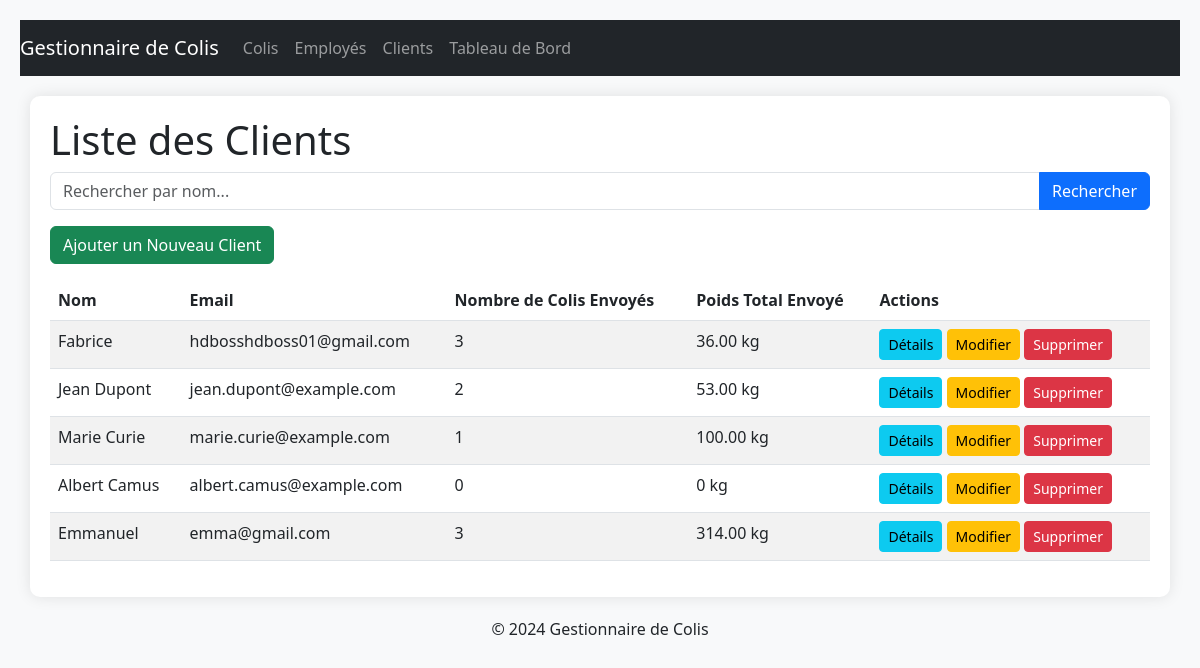
Screenshot of /colis/liste_clients/ with the database file from the repository.
### colis/models.py (models this page shows, shortened)
class Client(models.Model):
    nom = models.CharField(max_length=100)
    email = models.EmailField(unique=True)
    telephone = models.CharField(max_length=15, unique=True)
    adresse = models.TextField()
    def nb_colis(self):
        return self.colis_envoyes.count()  # Compte le nombre de colis envoyés par le client
    def poids_total(self):
        return sum(colis.poids for colis in self.colis_envoyes.all())  # Somme des poids de tous les colis envoyés

class Colis(models.Model):
    STATUTS = [
        ('EN ATTENTE', 'En attente'),
        ('EN TRANSIT', 'En transit'),
        ('LIVRE', 'Livré'),
    ]
    reference = models.CharField(max_length=50, unique=True, editable=False)
    description = models.TextField()
    poids = models.DecimalField(max_digits=10, decimal_places=2)
    origine = models.CharField(max_length=100)
    destination = models.CharField(max_length=100)
    date_envoi = models.DateField(null=True, blank=True)
    statut = models.CharField(max_length=20, choices=STATUTS, default='EN ATTENTE')
    entrepot = models.ForeignKey(Entrepot, on_delete=models.SET_NULL, null=True, blank=True)
    expediteur = models.ForeignKey(Client, on_delete=models.SET_NULL, related_name='colis_envoyes', null=True, blank=True)
    recepteur = models.ForeignKey(Client, on_delete=models.SET_NULL, related_name='colis_recus', null=True, blank=True)

### colis/views.py (the view)
# urls.py: path('liste_clients/', views.liste_clients, name='liste_clients'),  # Liste des clients
def liste_clients(request):
    query = request.GET.get('q', '')
    if query:
        clients = Client.objects.filter(nom__icontains=query)
    else:
        clients = Client.objects.all()
    return render(request, 'colis/liste_clients.html', {'clients': clients, 'query': query})

### colis/templates/colis/liste_clients.html (shortened to what this page needs)
{% extends 'colis/base.html' %}
{% block content %}
    <h1>Liste des Clients</h1>
    <form method="get" class="mb-3">
        <div class="input-group">
            <input type="text" name="q" class="form-control" placeholder="Rechercher par nom..." value="{{ query }}">
            <button type="submit" class="btn btn-primary">Rechercher</button>
        </div>
    </form>
    <a href="{% url 'ajouter_client' %}" class="btn btn-success mb-3">Ajouter un Nouveau Client</a>
    <table class="table table-striped">
        <thead>
            <tr>
                <th>Nom</th>
                <th>Email</th>
                <th>Nombre de Colis Envoyés</th>
                <th>Poids Total Envoyé</th>
                <th>Actions</th>
            </tr>
        </thead>
        <tbody>
            {% for client in clients %}
            <tr>
                <td>{{ client.nom }}</td>
                <td>{{ client.email }}</td>
                <td>{{ client.nb_colis }}</td>
                <td>{{ client.poids_total }} kg</td>
                <td>
                    <a href="{% url 'details_client' client.id %}" class="btn btn-info btn-sm">Détails</a>
                    <a href="{% url 'modifier_client' client.id %}" class="btn btn-warning btn-sm">Modifier</a>
                    <a href="{% url 'supprimer_client' client.id %}" class="btn btn-danger btn-sm">Supprimer</a>
                </td>
            </tr>
            {% endfor %}
        </tbody>
    </table>
{% endblock %}

### colis/templates/colis/base.html (style rules this page uses)
body { background-color: #f8f9fa; padding: 20px; }

### rows the page displays
Client: nom "Fabrice", email "hdbosshdboss01@gmail.com", nb_colis "3", poids_total "36.00"
Client: nom "Jean Dupont", email "jean.dupont@example.com", nb_colis "2", poids_total "53.00"
Client: nom "Marie Curie", email "marie.curie@example.com", nb_colis "1", poids_total "100.00"
Client: nom "Albert Camus", email "albert.camus@example.com", nb_colis "0", poids_total "0"
Client: nom "Emmanuel", email "emma@gmail.com", nb_colis "3", poids_total "314.00"
